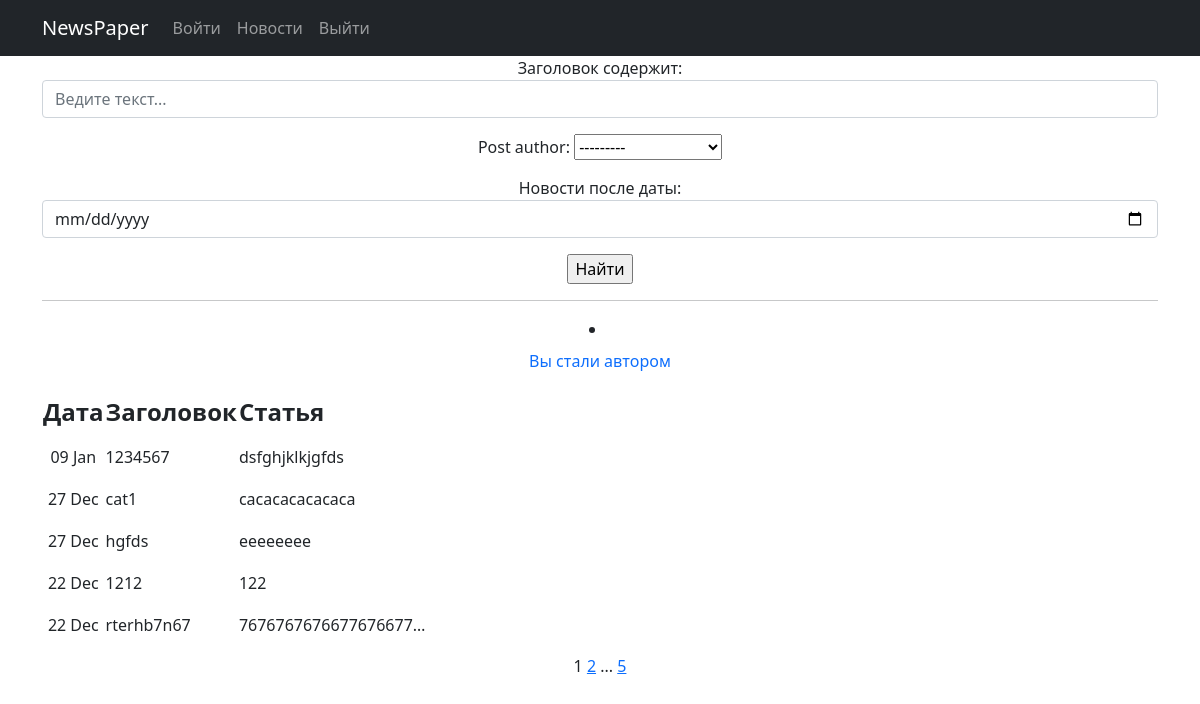
Page /news/ on the committed database.
### news/models.py (models this page shows, shortened)
class Post(models.Model):
    news = "NS"
    papers = "PP"
    event_choose = [(news, "Новость"), (papers, "Статья")]
    post_author = models.ForeignKey(Author, on_delete=models.CASCADE)
    categories = models.ManyToManyField(Category, through=PostCategory)
    time_in_post = models.DateTimeField(auto_now_add=True)
    event = models.CharField(choices=event_choose, max_length=2)
    title = models.CharField(max_length=199)
    post_text = models.TextField()
    post_rating = models.IntegerField(default=0)

### news/views.py (the view)
# urls.py: path('', PostList.as_view(), name='news_list'),
class PostList(ListView):
      model = Post
      ordering = '-time_in_post'
      template_name = 'news.html'
      context_object_name = 'post'
      paginate_by = 5
      def get_queryset(self):
          queryset = super().get_queryset()
          self.filterset = PostFilter(self.request.GET, queryset)
          return self.filterset.qs
      def get_context_data(self, **kwargs):
          context = super().get_context_data(**kwargs)
          context['filterset'] = self.filterset
          return context

### news/templatetags/custom_filters.py (called while the page is built)
@register.filter(name='censor')
def censor(value):
    for sw in stop_words:
        value = value.replace(sw, sw[0] + '*' * len(sw))
    return value

### templates/news.html (shortened to what this page needs)
{% extends 'flatpages/default.html' %}
{% load custom_filters %}
{% block content %}
   <form action="" method="get">
       {{ filterset.form.as_p }}
       <input type="submit" value="Найти" />
   </form>
<hr>
{% if post %}
{% if is_not_authors %}
<li class="nav-item"><a class="nav-link" href="/news/upgrade/"> Хочу стать Автором</a></li>
{% else %}
<li class="nav-item"><a class="nav-link" href="">Вы стали автором</a></li>
{% endif %}
       <table>
           <tr>
               <td ALIGN=left><p style="text-alding: justify;"><h4><strong>Дата</strong></h4></p> </td>
               <td ALIGN=left><p style="text-alding: justify;"><h4><strong>Заголовок</strong></h4></p></td>
               <td ALIGN=left><p style="text-alding: justify;"><h4><strong>Статья</strong></h4></p></td>
           </tr>
           {% for postss in post %}
           <tr>
               <td><p style="text-alding: justify;">{{ postss.time_in_post|date:'d M' }}</p></td>
               <td ALIGN=left><p style="text-alding: justify;">{{ postss.title|censor }}</p></td>
               <td ALIGN=left><p style="text-alding: justify;">  {{ postss.post_text|truncatechars:20}}  </p> </td>
           </tr>
           {% endfor %}
       </table>
    {% else %}
<h3> Новостей нет </h3>>
{% endif %}
   {{ page_obj.number }}
   {% if page_obj.has_next %}
       <a href="?page={{ page_obj.next_page_number }}">{{ page_obj.next_page_number }}</a>
       {% if paginator.num_pages != page_obj.next_page_number %}
           ...
           <a href="?page={{ page_obj.paginator.num_pages }}">{{ page_obj.paginator.num_pages }}</a>
       {% endif %}
   {% endif %}
{% endblock content %}

### templates/flatpages/default.html (shortened to what this page needs)
<!DOCTYPE html>
<html lang="en">
    <head>
        {% load static %}
        <link href="css/styles.css" rel="stylesheet" />
<link href="{% static 'css/styles.css' %}" rel="stylesheet" />
        <link href="css/styles.css" rel="stylesheet" />
    </head>
    <body >
       <nav class="navbar navbar-expand-lg navbar-dark bg-dark static-top">
   <div class="container">
       <a class="navbar-brand" href="/news/search/">NewsPaper</a>
       <div class="collapse navbar-collapse" id="navbarResponsive">
           <ul class="navbar-nav ml-auto">
               <li class="nav-item active">
                   <a class="nav-link" href="/news/login/">Войти</a></li>
               <li class="nav-item">
                   <a class="nav-link" href="/news/">Новости</a>
               </li>
               <li class="nav-item">
                   <a class="nav-link" href="/news/logout/">Выйти</a></li>
           </ul>
       </div>
   </div>
</nav>
        <body bgcolor="#FFC0CB">
        <div class="container">
   <div class="row">
       <div class="col-lg-12 text-center">
           {% block content %}{% endblock content %}
       </div>
   </div>
</div>
    </body>
</html>

### rows in the picture
Post: time_in_post "09 Jan", title|censor "1234567", post_text "dsfghjklkjgfds"
Post: time_in_post "27 Dec", title|censor "cat1", post_text "cacacacacacaca"
Post: time_in_post "27 Dec", title|censor "hgfds", post_text "eeeeeeee"
Post: time_in_post "22 Dec", title|censor "1212", post_text "122"
Post: time_in_post "22 Dec", title|censor "rterhb7n67", post_text "7676767676677676677…"

### other values in the picture
{{ page_obj.number }} "1"
{{ page_obj.next_page_number }} "2"
{{ page_obj.paginator.num_pages }} "5"
